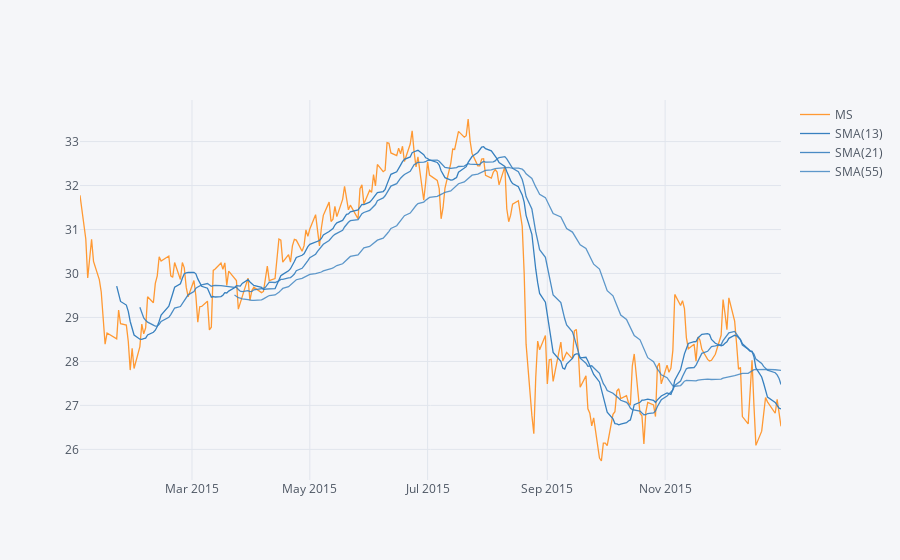

Notebook code for this chart:
### Code cell
bank_stocks.xs(key='Close', axis=1, level='Stock Info')['MS'].loc['2015-01-01':'2016-01-01'].ta_plot(study='sma',periods=[13,21,55],title='Simple Moving Averages')

### Figure 1 — Plotly figure (JSON) as saved in the notebook; plotly's stock layout.template omitted (floating-point values rounded to 4 significant figures; data arrays with more than 128 entries replaced by an {"elided": "..."} marker saying what was removed)
{"data": [{"line": {"color": "rgba(255, 153, 51, 1.0)", "dash": "solid", "shape": "linear", "width": 1.3}, "mode": "lines", "name": "MS", "text": "", "type": "scatter", "x": {"elided": "252 str values"}, "y": {"elided": "252 float values"}}, {"line": {"color": "rgba(55, 128, 191, 1.0)", "dash": "solid", "shape": "linear", "width": 1.3}, "mode": "lines", "name": "SMA(13)", "text": "", "type": "scatter", "x": {"elided": "252 str values"}, "y": {"elided": "252 mixed values"}}, {"line": {"color": "rgba(55, 128, 191, 0.8999999999999999)", "dash": "solid", "shape": "linear", "width": 1.3}, "mode": "lines", "name": "SMA(21)", "text": "", "type": "scatter", "x": {"elided": "252 str values"}, "y": {"elided": "252 mixed values"}}, {"line": {"color": "rgba(55, 128, 191, 0.7999999999999998)", "dash": "solid", "shape": "linear", "width": 1.3}, "mode": "lines", "name": "SMA(55)", "text": "", "type": "scatter", "x": {"elided": "252 str values"}, "y": {"elided": "252 mixed values"}}], "layout": {"legend": {"bgcolor": "#F5F6F9", "font": {"color": "#4D5663"}}, "paper_bgcolor": "#F5F6F9", "plot_bgcolor": "#F5F6F9", "title": {"font": {"color": "#4D5663"}}, "xaxis": {"gridcolor": "#E1E5ED", "showgrid": true, "tickfont": {"color": "#4D5663"}, "title": {"font": {"color": "#4D5663"}, "text": ""}, "zerolinecolor": "#E1E5ED"}, "yaxis": {"gridcolor": "#E1E5ED", "showgrid": true, "tickfont": {"color": "#4D5663"}, "title": {"font": {"color": "#4D5663"}, "text": ""}, "zerolinecolor": "#E1E5ED"}}}
